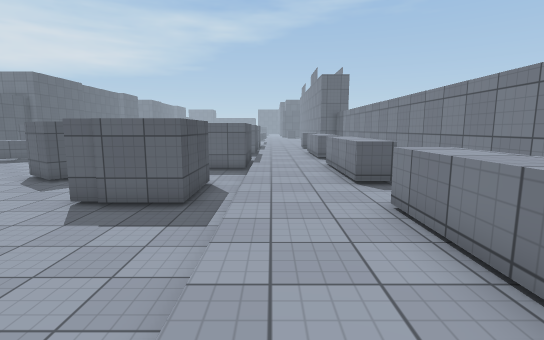
view 1 (above)

18 first-person views from a walk through a Unity game level. The camera is 1.4 m above the floor, tilts 8° down and sees 85° across. The floor is counted in squares, 1 m on a side. Each view is taken from the middle of a square. On the plan, view 1 faces up. The plan holds only what a view shows up to about 14 squares ahead; the rest is blank. The place goes on beyond the plan. The player is left out. Surface patterns are stand-ins for the level's own textures.

view 2
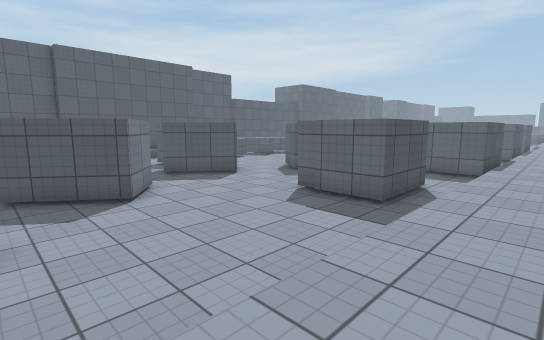

view 3
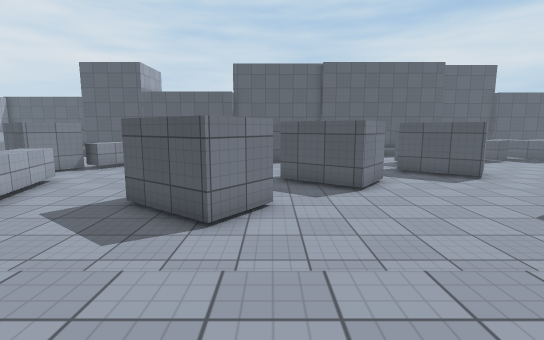

view 4
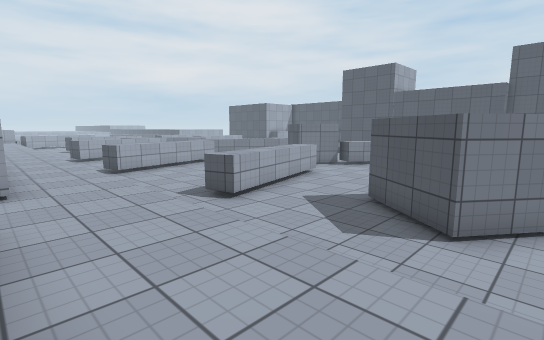

view 5
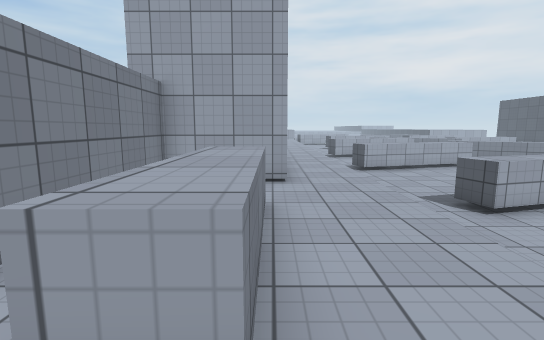

view 6
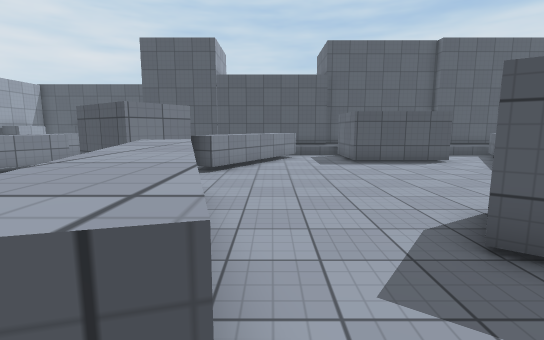

view 7
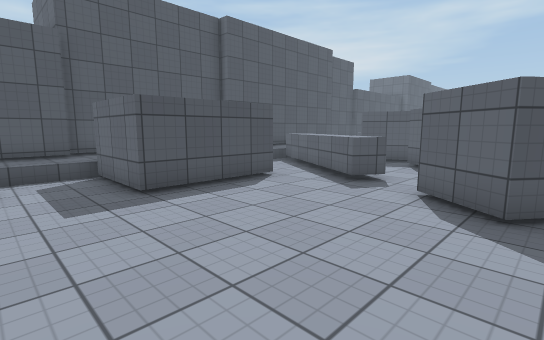

view 8
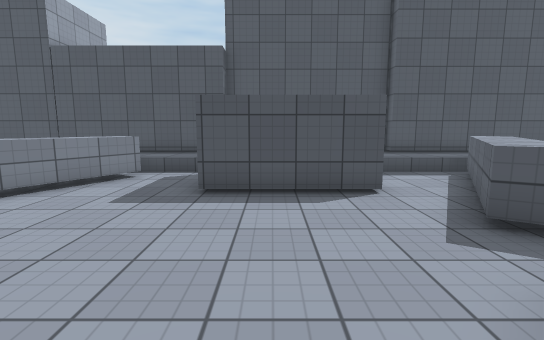

view 9
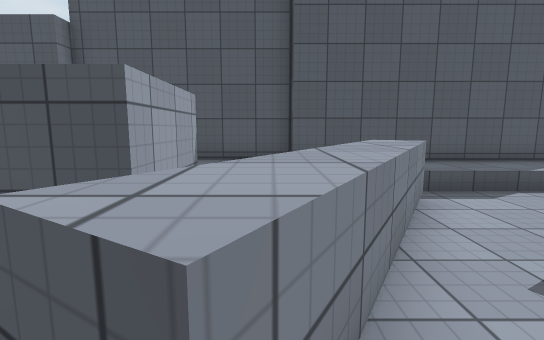

view 10
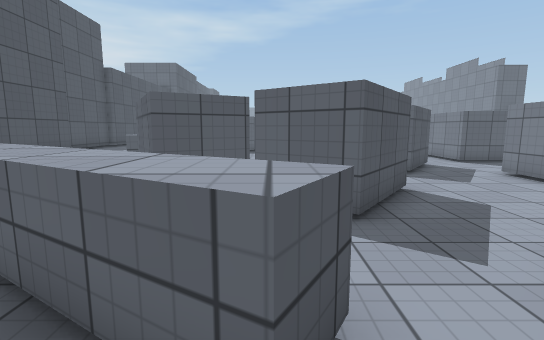

view 11
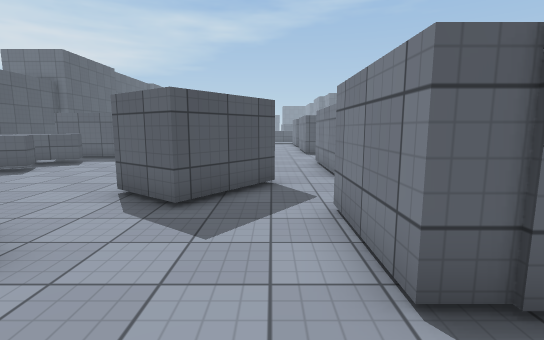

view 12
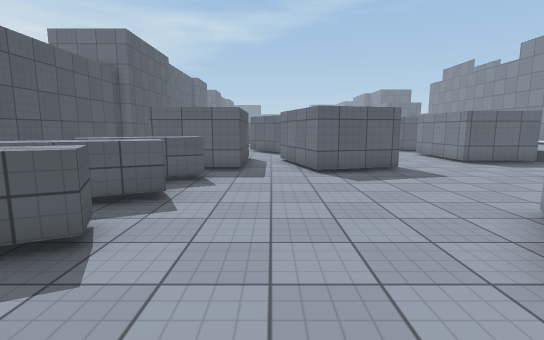

view 13
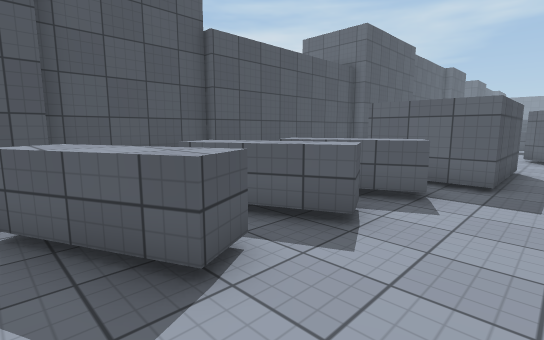

view 14
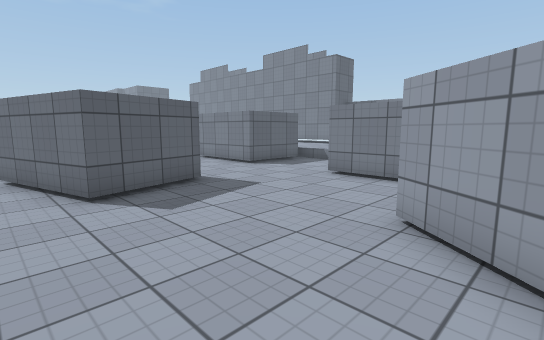

view 15
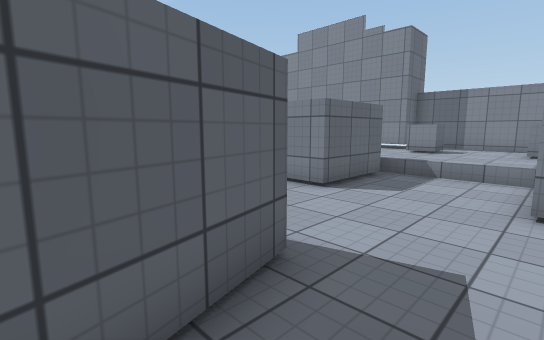

view 16
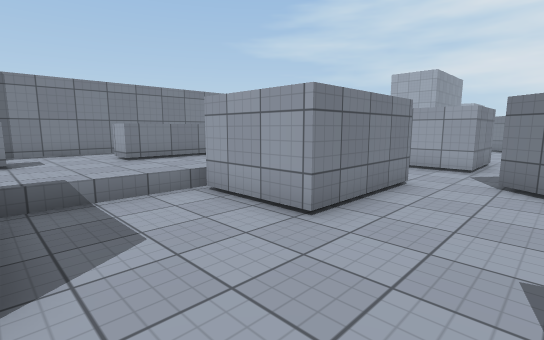

view 17
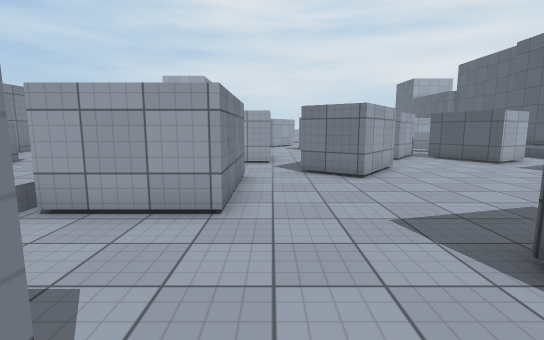

view 18
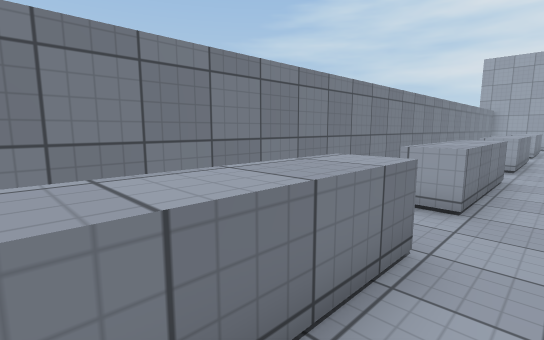

### Floor plan
Key: @ floor where view 1 was taken; # wall or solid block; x gap in a wall; . main floor; : floor 0.5 m higher than the main floor; / step, stairs or slope; ^ raised ledge.
Columns run from 21 left of view 1 to 5 right of it. Each row starts with its distance up from view 1.
 22  #      #.#    ..#    :::##
 21  #      #.#   ...####::^^:#
 20  #      #.#   ....../:::::#
 19  #   ####.####....../:::::#
 18  #   ..x............/:::^:#
 17 ##   ^^^.........####::^^ #
 16 #   .^#..........#  #::^^ #
 15 #   .^^^.........#  #::^^ #
 14 #   ^^...........####::^^ #
 13 #    .^......##...../:::: #
 12 ##  ^^^.....####..../:::: #
 11  #  ^.......###...../::^^:#
 10  #::..##........####/::^^ #
  9  #::..###..#....#  #/::^^ #
  8  #::..###.###...#  #/::^^ #
  7  #::...#.###....####/:::: #
  6  #::......##......../:::: #
  5  #::^^^............./::^^ #
  4 ##::..^^^.........../::^^ #
  3  #::...^^^.. ##...../::^^ #
  2  #  .....^.####...../::^^ #
  1  #  ###.....##....../: ^  #
  0       #.........#.../@::
 -1       #.......  ##../:::^
 -2  #: ###........ ##../::^^:
 -3  #::...........##.../::^^:#
 -4  #::................/::^^ #
 -5  #::^^............../::^^ #
 -6  #: ^^^...........^./:::  #
 -7  #    ^^^......^^^^//:::  #
 -8  #       ^...^^^^.../::####
 -9  #       ##.     .../::
-10  #        ##     .../::
-11  #        #      .../::

Where each view was taken, in squares from view 1:
view 1: 0 up, 0 right, facing up
view 2: 0 up, 1 right, facing up-left
view 3: 0 up, 2 right, facing left
view 4: 0 up, 2 right, facing down-left
view 5: 0 up, 2 right, facing down
view 6: 6 down, 2 left, facing left
view 7: 5 down, 8 left, facing up-left
view 8: 1 down, 8 left, facing left
view 9: 3 up, 11 left, facing left
view 10: 1 up, 12 left, facing up
view 11: 5 up, 6 left, facing up
view 12: 9 up, 12 left, facing up
view 13: 11 up, 12 left, facing up-left
view 14: 12 up, 12 left, facing up-right
view 15: 17 up, 10 left, facing up-right
view 16: 21 up, 7 left, facing down-right
view 17: 22 up, 5 left, facing down
view 18: 17 up, 1 right, facing down-right
